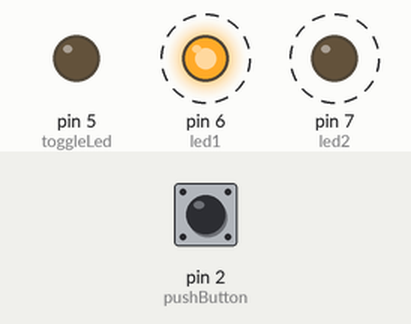
Simulated run of this sketch. Board: Arduino Uno, built with avr-gcc and run on an emulated ATmega328P. On the bench: output pins drawn as LEDs (lit = HIGH). Dashed ring = blinking. The inputs (shaded band) are chosen by the test bench; at power-on: pin 2 (pushButton) HIGH.

Above: at 1.26 s.
1.3 s: pin 2 (pushButton) pulled LOW for 0.15 s
At 1.5 s:
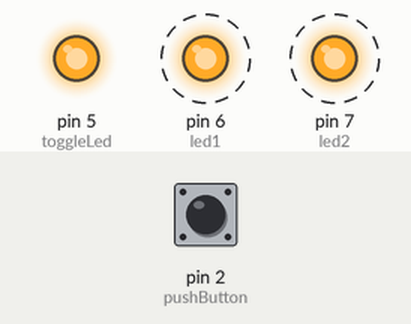
4.3 s: pin 2 (pushButton) pulled LOW for 1 s
At 5.1 s:
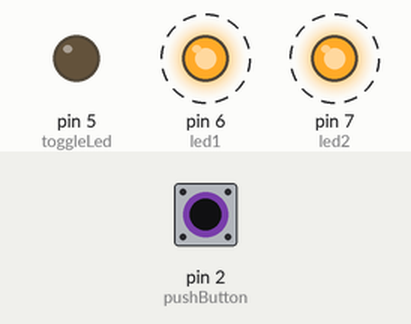
7.3 s: pin 2 (pushButton) pulled LOW for 3.2 s
At 7.7 s:
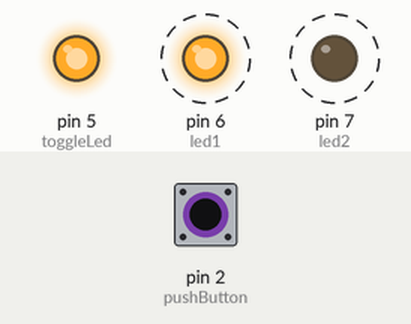
Timing chart, 0 to 18.0 s (numbered marks = the images above; inputs shaded):
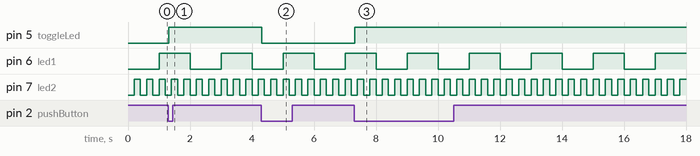

Measured:
- after the input at 1.3 s, pin 5 (toggleLed): LOW → HIGH at once
- after the input at 4.3 s, pin 5 (toggleLed): HIGH → LOW at once
- after the input at 7.3 s, pin 5 (toggleLed): LOW → HIGH at once
- by itself, pin 6 (led1): alternates HIGH for 1.0 s and LOW for 1.0 s
- by itself, pin 7 (led2): alternates HIGH for 0.20 s and LOW for 0.20 s

The sketch:

multi_threading.ino
```cpp
/* Multitasking using Arduino millis() function
*/

int led1 =  6;      // led1 connected at pin 6
int led2 =  7;       // led1 connected at pin 7
int toggleLed = 5;    // push button controlled led connected at pin 5
int pushButton = 2;    // push butoon connected at pin 2 which is also interrupt pin

int ledState1 = LOW;  // to determine the states of led1 and led2
int ledState2 = LOW;

unsigned long previousMillis1 = 0;  //store last time LED1 was blinked
const long period1 = 1000;         // period at which led1 blinks in ms

unsigned long previousMillis2 = 0;  //store last time LED2 was blinked
const long period2 = 200;             // period at which led1 blinks in ms

int debouncePeriod = 20;            // debounce delay of 20ms
int debounceMillis = 0;            // similar to previousMillis

bool buttonPushed = false;     // interrupt routine button status
int ledChange = LOW;      // to track the led status last
int lastState = HIGH;    // to track last button state

void setup() {
  pinMode(led1, OUTPUT);               // define pins as input or output
  pinMode(led2, OUTPUT);
  pinMode(toggleLed, OUTPUT);
  pinMode(pushButton, INPUT);
  attachInterrupt(digitalPinToInterrupt(pushButton), pushButton_ISR, CHANGE);  // use interrupt pin2
}

void pushButton_ISR()
{
  buttonPushed = true;   // ISR should be as short as possible
}

void loop() {
  unsigned long currentMillis = millis(); // store the current time

  if (currentMillis - previousMillis1 >= period1) {    // check if 1000ms passed
    previousMillis1 = currentMillis;   // save the last time you blinked the LED
    if (ledState1 == LOW) {  // if the LED is off turn it on and vice-versa
      ledState1 = HIGH;   //change led state for next iteration
    } else {
      ledState1 = LOW;
    }
    digitalWrite(led1, ledState1);    //set LED with ledState to blink again
  }

  if (currentMillis - previousMillis2 >= period2) { // check if 1000ms passed
    previousMillis2 = currentMillis;   // save the last time you blinked the LED
    if (ledState2 == LOW) { // if the LED is off turn it on and vice-versa
      ledState2 = HIGH;
    } else {
      ledState2 = LOW;
    }
    digitalWrite(led2, ledState2);//set LED with ledState to blink again
  }

  if (buttonPushed = true)    // check if ISR is called
  {
    if ((currentMillis - debounceMillis) > debouncePeriod && buttonPushed)  // generate 20ms debounce delay to avoid multiple presses
    {
      debounceMillis = currentMillis;      // save the last debounce delay time
      if (digitalRead(pushButton) == LOW && lastState == HIGH)     // change the led after push button is pressed
      {
        ledChange = ! ledChange;
        digitalWrite(toggleLed, ledChange);
        lastState = LOW;
      }
      else if (digitalRead(pushButton) == HIGH && lastState == LOW)
      {
        lastState = HIGH;
      }
      buttonPushed = false;
    }
  }
}
```
